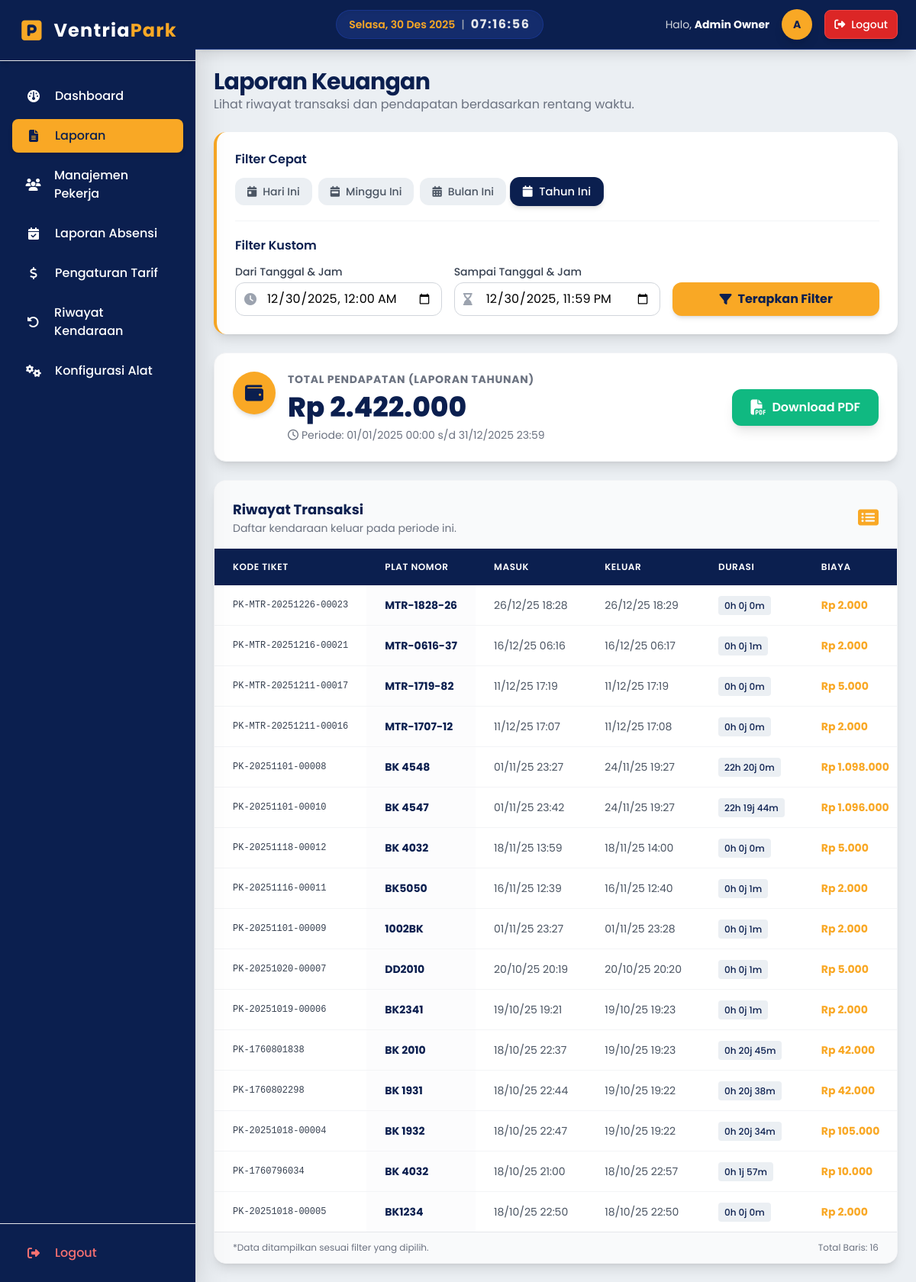
Screenshot of /pages/owner/laporan.php?filter_type=tahunan (signed in) with the database file from the repository.
### tables this page shows
CREATE TABLE `transaksi_parkir` (
  `id` int(11) NOT NULL,
  `id_kendaraan` int(11) NOT NULL,
  `kode_barcode` varchar(50) NOT NULL,
  `waktu_masuk` datetime NOT NULL,
  `waktu_keluar` datetime DEFAULT NULL,
  `biaya` decimal(10,2) DEFAULT NULL,
  `status` enum('masuk','keluar') NOT NULL DEFAULT 'masuk',
  `foto_masuk` varchar(255) DEFAULT NULL,
  `foto_keluar` varchar(255) DEFAULT NULL,
  `id_petugas_masuk` int(11) NOT NULL,
  `id_petugas_keluar` int(11) DEFAULT NULL,
  `created_at` datetime DEFAULT current_timestamp()
);

CREATE TABLE `kendaraan` (
  `id` int(11) NOT NULL,
  `plat_nomor` varchar(20) NOT NULL,
  `jenis` enum('mobil','motor') NOT NULL,
  `foto` varchar(255) DEFAULT NULL,
  `created_at` datetime DEFAULT current_timestamp()
);

### pages/owner/laporan.php (the view, shortened to what this page needs)
<?php
require_once '../../core/init.php';
$filter_type = $_GET['filter_type'] ?? 'harian';
$laporan_title = '';
$start_datetime_val = '';
$end_datetime_val = '';
switch ($filter_type) {
    case 'tahunan':
        $sql_start = date('Y-01-01 00:00:00');
        $sql_end = date('Y-12-31 23:59:59');
        $laporan_title = 'Laporan Tahunan';
        break;
}
if(empty($start_datetime_val)) $start_datetime_val = $_GET['start_datetime'] ?? date('Y-m-d') . 'T00:00';
if(empty($end_datetime_val)) $end_datetime_val = $_GET['end_datetime'] ?? date('Y-m-d') . 'T23:59';
$transaksi_list = [];
$stmt_list = $db->prepare(
    "SELECT
        t.*, k.plat_nomor, k.jenis, u.nama AS nama_petugas
     FROM transaksi_parkir t
     JOIN kendaraan k ON t.id_kendaraan = k.id
     LEFT JOIN users u ON t.id_petugas_keluar = u.id
     WHERE t.status = 'keluar' AND t.waktu_keluar BETWEEN ? AND ?
     ORDER BY t.waktu_keluar DESC"
);
$stmt_list->bind_param("ss", $sql_start, $sql_end);
$stmt_list->execute();
$result_list = $stmt_list->get_result();
while ($row = $result_list->fetch_assoc()) {
    $transaksi_list[] = $row;
}
$stmt_total = $db->prepare(
    "SELECT SUM(biaya) AS total
     FROM transaksi_parkir
     WHERE status = 'keluar' AND waktu_keluar BETWEEN ? AND ?"
);
$stmt_total->bind_param("ss", $sql_start, $sql_end);
$stmt_total->execute();
$total_pendapatan = $stmt_total->get_result()->fetch_assoc()['total'] ?? 0;
?>
<?php require_once '../../templates/header_app.php';  ?>
<?php require_once '../../templates/sidebar.php';  ?>
<div class="flex-1 flex flex-col overflow-hidden">
    <?php require_once '../../templates/navbar_app.php';  ?>
    <main class="flex-1 overflow-x-hidden overflow-y-auto bg-secondary p-6">
        <div class="container mx-auto max-w-7xl">
            <div class="mb-6">
                <h2 class="text-2xl md:text-3xl font-bold text-primary tracking-tight">
                    Laporan Keuangan
                </h2>
                <p class="text-gray-500">
                    Lihat riwayat transaksi dan pendapatan berdasarkan rentang waktu.
                </p>
            </div>
            <div class="bg-white rounded-2xl shadow-lg border-l-4 border-accent p-6 mb-6">
                <div class="mb-5 pb-5 border-b border-gray-100">
                    <div class="flex items-center justify-between mb-3">
                        <h3 class="text-base font-semibold text-primary">Filter Cepat</h3>
                    </div>
                    <div class="flex flex-wrap gap-2">
                        <a href="?filter_type=harian"
                           class="inline-flex items-center gap-2 px-4 py-2 rounded-xl text-sm font-medium transition duration-200
                                  <?php echo ($filter_type == 'harian')
                                    ? 'bg-primary text-white shadow-md transform scale-105'
                                    : 'bg-secondary text-gray-600 hover:bg-gray-200 hover:text-primary'; ?>">
                            <i class="fas fa-calendar-day"></i> Hari Ini
                        </a>
                        <a href="?filter_type=mingguan"
                           class="inline-flex items-center gap-2 px-4 py-2 rounded-xl text-sm font-medium transition duration-200
                                  <?php echo ($filter_type == 'mingguan')
                                    ? 'bg-primary text-white shadow-md transform scale-105'
                                    : 'bg-secondary text-gray-600 hover:bg-gray-200 hover:text-primary'; ?>">
                            <i class="fas fa-calendar-week"></i> Minggu Ini
                        </a>
                        <a href="?filter_type=bulanan"
                           class="inline-flex items-center gap-2 px-4 py-2 rounded-xl text-sm font-medium transition duration-200
                                  <?php echo ($filter_type == 'bulanan')
                                    ? 'bg-primary text-white shadow-md transform scale-105'
                                    : 'bg-secondary text-gray-600 hover:bg-gray-200 hover:text-primary'; ?>">
                            <i class="fas fa-calendar-alt"></i> Bulan Ini
                        </a>
                        <a href="?filter_type=tahunan"
                           class="inline-flex items-center gap-2 px-4 py-2 rounded-xl text-sm font-medium transition duration-200
                                  <?php echo ($filter_type == 'tahunan')
                                    ? 'bg-primary text-white shadow-md transform scale-105'
                                    : 'bg-secondary text-gray-600 hover:bg-gray-200 hover:text-primary'; ?>">
                            <i class="fas fa-calendar"></i> Tahun Ini
                        </a>
                    </div>
                </div>
                <h3 class="text-base font-semibold text-primary mb-3">Filter Kustom</h3>
                <form action="laporan.php" method="GET" class="grid grid-cols-1 md:grid-cols-3 gap-4 items-end">
                    <div>
                        <label for="start_datetime" class="block text-sm font-medium text-gray-700 mb-1">Dari Tanggal & Jam</label>
                        <div class="relative">
                            <i class="fas fa-clock absolute left-3 top-1/2 -translate-y-1/2 text-gray-400"></i>
                            <input type="datetime-local" id="start_datetime" name="start_datetime"
                                   class="w-full pl-10 pr-3 py-2 border border-gray-300 rounded-xl focus:ring-2 focus:ring-accent focus:border-accent transition"
                                   value="<?php echo $start_datetime_val; ?>">
                        </div>
                    </div>
                    <div>
                        <label for="end_datetime" class="block text-sm font-medium text-gray-700 mb-1">Sampai Tanggal & Jam</label>
                        <div class="relative">
                            <i class="fas fa-hourglass-end absolute left-3 top-1/2 -translate-y-1/2 text-gray-400"></i>
                            <input type="datetime-local" id="end_datetime" name="end_datetime"
                                   class="w-full pl-10 pr-3 py-2 border border-gray-300 rounded-xl focus:ring-2 focus:ring-accent focus:border-accent transition"
                                   value="<?php echo $end_datetime_val; ?>">
                        </div>
                    </div>
                    <div class="flex space-x-2">
                        <button type="submit"
                                class="w-full bg-accent hover:bg-yellow-600 text-primary font-bold py-2.5 px-4 rounded-xl flex items-center justify-center shadow-md transition duration-200">
                            <i class="fas fa-filter mr-2"></i> Terapkan Filter
                        </button>
                    </div>
                </form>
            </div>
            <div class="bg-white rounded-2xl border border-gray-100 shadow-lg p-6 mb-6">
                <div class="flex flex-col md:flex-row md:items-center md:justify-between gap-4">
                    <div class="flex items-start gap-4">
                        <div class="bg-accent text-primary w-14 h-14 rounded-full flex items-center justify-center shadow-md">
                            <i class="fas fa-wallet text-2xl"></i>
                        </div>
                        <div>
                            <p class="text-sm font-bold uppercase tracking-wider text-gray-500">Total Pendapatan (<?php echo $laporan_title; ?>)</p>
                            <p class="text-4xl font-extrabold text-primary leading-tight mt-1">
                                Rp <?php echo number_format($total_pendapatan, 0, ',', '.'); ?>
                            </p>
                            <p class="text-sm text-gray-500 mt-1 flex items-center">
                                <i class="far fa-clock mr-1"></i>
                                Periode: <?php echo date('d/m/Y H:i', strtotime($sql_start)); ?> s/d <?php echo date('d/m/Y H:i', strtotime($sql_end)); ?>
                            </p>
                        </div>
                    </div>
                    <div>
                        <a href="laporan.php?download_pdf=1&filter_type=<?php echo $filter_type; ?>&start_datetime=<?php echo urlencode($start_datetime_val); ?>&end_datetime=<?php echo urlencode($end_datetime_val); ?>"
                           class="inline-flex items-center gap-2 bg-success hover:bg-emerald-600 text-white font-semibold py-3 px-6 rounded-xl shadow-lg transition transform hover:-translate-y-1">
                            <i class="fas fa-file-pdf fa-lg"></i> <span>Download PDF</span>
                        </a>
                    </div>
                </div>
            </div>
            <div class="bg-white rounded-2xl shadow-lg border border-gray-100 overflow-hidden">
                <div class="p-6 pb-4 border-b border-gray-100 flex justify-between items-center bg-gray-50">
                    <div>
                        <h3 class="text-lg font-bold text-primary">Riwayat Transaksi</h3>
                        <p class="text-sm text-gray-500">Daftar kendaraan keluar pada periode ini.</p>
                    </div>
                    <div class="text-accent">
                        <i class="fas fa-list-alt text-2xl"></i>
                    </div>
                </div>
                <div class="overflow-x-auto">
                    <table class="min-w-full text-sm">
                        <thead class="bg-primary text-white sticky top-0 z-10">
                            <tr class="text-left">
                                <th class="px-6 py-4 font-semibold uppercase tracking-wider text-xs">Kode Tiket</th>
                                <th class="px-6 py-4 font-semibold uppercase tracking-wider text-xs">Plat Nomor</th>
                                <th class="px-6 py-4 font-semibold uppercase tracking-wider text-xs">Masuk</th>
                                <th class="px-6 py-4 font-semibold uppercase tracking-wider text-xs">Keluar</th>
                                <th class="px-6 py-4 font-semibold uppercase tracking-wider text-xs">Durasi</th>
                                <th class="px-6 py-4 font-semibold uppercase tracking-wider text-xs">Biaya</th>
                            </tr>
                        </thead>
                        <tbody class="divide-y divide-gray-100">
                            <?php if (empty($transaksi_list)): ?>
                                <tr>
                                    <td colspan="7" class="px-6 py-8 text-center text-gray-500 bg-gray-50">
                                        <div class="flex flex-col items-center justify-center">
                                            <i class="fas fa-inbox text-4xl text-gray-300 mb-2"></i>
                                            <p>Tidak ada data transaksi pada periode ini.</p>
                                        </div>
                                    </td>
                                </tr>
                            <?php else: ?>
                                <?php foreach ($transaksi_list as $trx): ?>
                                    <?php
                                    $waktu_masuk_dt = new DateTime($trx['waktu_masuk']);
                                    $waktu_keluar_dt = new DateTime($trx['waktu_keluar']);
                                    $durasi = $waktu_keluar_dt->diff($waktu_masuk_dt);
                                    $durasi_format = $durasi->d . 'h ' . $durasi->h . 'j ' . $durasi->i . 'm';
                                    ?>
                                    <tr class="hover:bg-blue-50 transition duration-150">
                                        <td class="px-6 py-4 whitespace-nowrap text-gray-700 font-mono text-xs"><?php echo htmlspecialchars($trx['kode_barcode']); ?></td>
                                        <td class="px-6 py-4 whitespace-nowrap font-bold text-primary bg-gray-50/50"><?php echo htmlspecialchars($trx['plat_nomor']); ?></td>
                                        <td class="px-6 py-4 whitespace-nowrap text-gray-600"><?php echo date('d/m/y H:i', strtotime($trx['waktu_masuk'])); ?></td>
                                        <td class="px-6 py-4 whitespace-nowrap text-gray-600"><?php echo date('d/m/y H:i', strtotime($trx['waktu_keluar'])); ?></td>
                                        <td class="px-6 py-4 whitespace-nowrap text-gray-600">
                                            <span class="px-2 py-1 rounded bg-secondary text-primary text-xs font-medium">
                                                <?php echo $durasi_format; ?>
                                            </span>
                                        </td>
                                        <td class="px-6 py-4 whitespace-nowrap font-bold text-accent">Rp <?php echo number_format($trx['biaya'], 0, ',', '.'); ?></td>
                                    </tr>
                                <?php endforeach; ?>
                            <?php endif; ?>
                        </tbody>
                    </table>
                </div>
                <div class="px-6 py-3 bg-gray-50 border-t border-gray-200 text-xs text-gray-500 flex justify-between items-center">
                    <span>*Data ditampilkan sesuai filter yang dipilih.</span>
                    <span>Total Baris: <?php echo count($transaksi_list); ?></span>
                </div>
            </div>
        </div>
    </main>
</div>
<?php require_once '../../templates/footer_app.php';  ?>

### rows the page displays
transaksi_parkir: kode_barcode "PK-MTR-20251226-00023", id_kendaraan.plat_nomor "MTR-1828-26", waktu_masuk "26/12/25 18:28", waktu_keluar "26/12/25 18:29", durasi_format "0h 0j 0m", biaya "2.000"
transaksi_parkir: kode_barcode "PK-MTR-20251216-00021", id_kendaraan.plat_nomor "MTR-0616-37", waktu_masuk "16/12/25 06:16", waktu_keluar "16/12/25 06:17", durasi_format "0h 0j 1m", biaya "2.000"
transaksi_parkir: kode_barcode "PK-MTR-20251211-00017", id_kendaraan.plat_nomor "MTR-1719-82", waktu_masuk "11/12/25 17:19", waktu_keluar "11/12/25 17:19", durasi_format "0h 0j 0m", biaya "5.000"
transaksi_parkir: kode_barcode "PK-MTR-20251211-00016", id_kendaraan.plat_nomor "MTR-1707-12", waktu_masuk "11/12/25 17:07", waktu_keluar "11/12/25 17:08", durasi_format "0h 0j 0m", biaya "2.000"
transaksi_parkir: kode_barcode "PK-20251101-00008", id_kendaraan.plat_nomor "BK 4548", waktu_masuk "01/11/25 23:27", waktu_keluar "24/11/25 19:27", durasi_format "22h 20j 0m", biaya "1.098.000"
transaksi_parkir: kode_barcode "PK-20251101-00010", id_kendaraan.plat_nomor "BK 4547", waktu_masuk "01/11/25 23:42", waktu_keluar "24/11/25 19:27", durasi_format "22h 19j 44m", biaya "1.096.000"
transaksi_parkir: kode_barcode "PK-20251118-00012", id_kendaraan.plat_nomor "BK 4032", waktu_masuk "18/11/25 13:59", waktu_keluar "18/11/25 14:00", durasi_format "0h 0j 0m", biaya "5.000"
transaksi_parkir: kode_barcode "PK-20251116-00011", id_kendaraan.plat_nomor "BK5050", waktu_masuk "16/11/25 12:39", waktu_keluar "16/11/25 12:40", durasi_format "0h 0j 1m", biaya "2.000"
transaksi_parkir: kode_barcode "PK-20251101-00009", id_kendaraan.plat_nomor "1002BK", waktu_masuk "01/11/25 23:27", waktu_keluar "01/11/25 23:28", durasi_format "0h 0j 1m", biaya "2.000"
transaksi_parkir: kode_barcode "PK-20251020-00007", id_kendaraan.plat_nomor "DD2010", waktu_masuk "20/10/25 20:19", waktu_keluar "20/10/25 20:20", durasi_format "0h 0j 1m", biaya "5.000"
transaksi_parkir: kode_barcode "PK-20251019-00006", id_kendaraan.plat_nomor "BK2341", waktu_masuk "19/10/25 19:21", waktu_keluar "19/10/25 19:23", durasi_format "0h 0j 1m", biaya "2.000"
transaksi_parkir: kode_barcode "PK-1760801838", id_kendaraan.plat_nomor "BK 2010", waktu_masuk "18/10/25 22:37", waktu_keluar "19/10/25 19:23", durasi_format "0h 20j 45m", biaya "42.000"
transaksi_parkir: kode_barcode "PK-1760802298", id_kendaraan.plat_nomor "BK 1931", waktu_masuk "18/10/25 22:44", waktu_keluar "19/10/25 19:22", durasi_format "0h 20j 38m", biaya "42.000"
transaksi_parkir: kode_barcode "PK-20251018-00004", id_kendaraan.plat_nomor "BK 1932", waktu_masuk "18/10/25 22:47", waktu_keluar "19/10/25 19:22", durasi_format "0h 20j 34m", biaya "105.000"
transaksi_parkir: kode_barcode "PK-1760796034", id_kendaraan.plat_nomor "BK 4032", waktu_masuk "18/10/25 21:00", waktu_keluar "18/10/25 22:57", durasi_format "0h 1j 57m", biaya "10.000"
transaksi_parkir: kode_barcode "PK-20251018-00005", id_kendaraan.plat_nomor "BK1234", waktu_masuk "18/10/25 22:50", waktu_keluar "18/10/25 22:50", durasi_format "0h 0j 0m", biaya "2.000"

### other values shown
$user_nama "Admin Owner"
substr($user_nama, 0, 1) "A"
$laporan_title "LAPORAN TAHUNAN"
$total_pendapatan "2.422.000"
date('d/m/Y H:i', strtotime($sql_start)) "01/01/2025 00:00"
date('d/m/Y H:i', strtotime($sql_end)) "31/12/2025 23:59"
count($transaksi_list) "16"
